Frame 1 (no input): blank canvas, image omitted
Frame 60 (the mouse pressed at the canvas centre just before this capture): blank canvas, image omitted
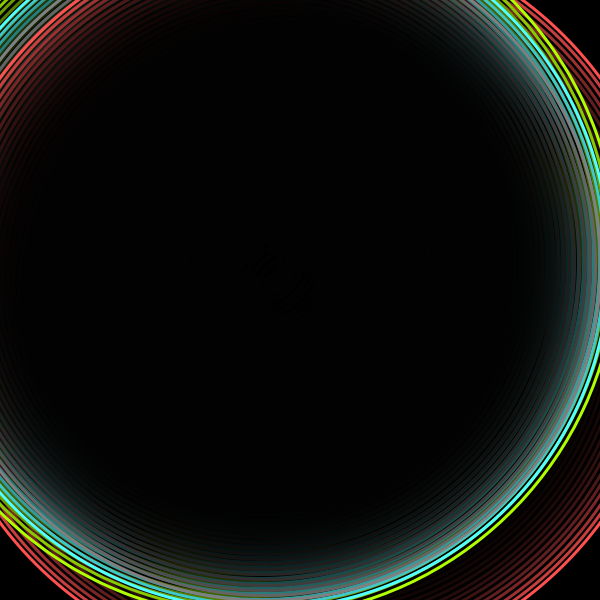
Frame 120 (the mouse held since frame 60 and released just before this capture)

The Processing sketch whose frames 1 and 60 were blank and that drew this single picture after the mouse press (run headless with seeded random() and noise(); from frame 60 on, the mouse is pressed at the canvas centre):

// Processing sketch: processing_119509
// ── processing_119509.pde


float layer[][][];

color colors[] = {color(255, 80, 80), color(176, 255, 0), color(80, 255, 255), color(128, 128, 128)};

int distance = 50;
int x_steps, y_steps;
int offset_x = 5;
int offset_y = 5;

int stroke_weight = 3;
int stroke_offset = 0;

float max_vel = 60;
float min_vel = 10;
float brake = 0.1;
int size_offset = -10;

float fade_fact = 0.9;
int m_blur = 200;

color background_color = 0;

boolean active[];
boolean trigger_mode = true;
boolean fade_active = true;
boolean blur_active = true;
boolean background_active = true;


void setup() {
  size(600, 600);
  x_steps = width/distance - 1;
  y_steps = height/distance -1;
  layer = new float[colors.length][x_steps][y_steps];
  active = new boolean[colors.length];
  for (int i = 0; i < active.length; i++) {
    active[i] = true;
  }
  background(background_color);
}

void draw() {

  if (background_active) {
    noStroke();
    fill(background_color, 255-m_blur*int(blur_active));
    rect(0, 0, width, height);
  }


  noFill();
  for (int c = colors.length-1; c >= 0; c--) {
  resetMatrix();
    int start_x = distance+c*offset_x;
    int start_y = distance+c*offset_y;
    translate(start_x, start_y);
    int col;
    int row;
    if (mousePressed) {
      if (trigger_mode) {
        col = ( mouseX -start_x)/distance;
        row = ( mouseY -start_y)/distance;
      }
      else {
        col = ( mouseX -distance)/distance;
        row = ( mouseY -distance)/distance;
      }
    } 
    else {
      col = row = -1;
    }
    stroke(colors[c]);
    strokeWeight(stroke_weight+c*stroke_offset);
    for (int i = 0; i < x_steps; i++) {
      for (int j = 0; j < y_steps; j++) {
        if (i == col && j == row && active[c]) {
          layer[c][i][j] += min_vel + (max_vel-min_vel+c*size_offset)/(1+layer[c][i][j]*brake);
        } 
        else {
          if (fade_active) {
            layer[c][i][j] *= fade_fact;
            if (layer[c][i][j] > width && layer[c][i][j] > height && fade_fact >= 1) {
              layer[c][i][j] = 0;
            }
          }
        }
        int size = (int)layer[c][i][j];
        if (size > 0 ) {
          ellipse(i*distance, j*distance, size, size);
        }
      }
    }
  }
}

void keyPressed() {
  switch(key) {
  case 'c':
    trigger_mode = !trigger_mode;
    break;
  case 'q':
    for (int i = 0; i < active.length; i++) {
      active[i] = !active[i];
    }
    break;
  case 'w':
    for (int i = 0; i < active.length; i++) {
      active[i] = false;
    }
    break;
  case 'e':
    for (int i = 0; i < active.length; i++) {
      active[i] = true;
    }
    break;
  case 'a':
    blur_active = !blur_active;
    break;
  case 's':
    fade_active = !fade_active;
    break;
  case 'd':
    background_active = !background_active;
    break;
  case ' ':
    for (int n = 0; n < colors.length; n++) {
      for ( int x = 0; x < x_steps; x++) {
        for (int y = 0; y < y_steps; y++) {
          layer[n][x][y] = 0;
        }
      }
    }
    break;

  default:
    int num_key = int(key)-49;
    if (num_key >= 0 && num_key < colors.length) {
      active[num_key] = !active[num_key];
    }
  }
}
